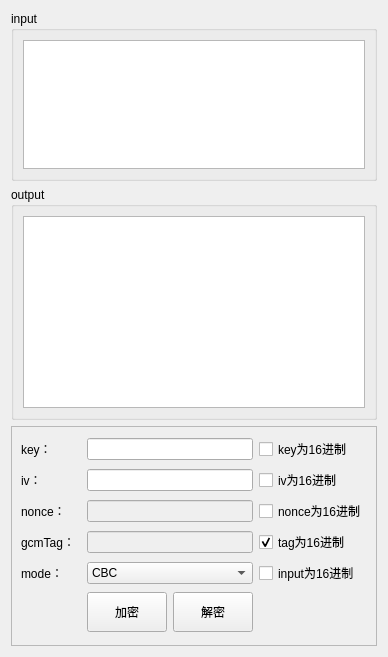
          <widget class="QWidget" name="tab_11">
           <attribute name="title">
            <string>aes</string>
           </attribute>
           <layout class="QGridLayout" name="gridLayout_58">
            <item row="0" column="0">
             <widget class="QGroupBox" name="groupBox_33">
              <property name="minimumSize">
               <size>
                <width>0</width>
                <height>170</height>
               </size>
              </property>
              <property name="maximumSize">
               <size>
                <width>16777215</width>
                <height>170</height>
               </size>
              </property>
              <property name="title">
               <string>input</string>
              </property>
              <layout class="QGridLayout" name="gridLayout_57">
               <item row="0" column="0">
                <widget class="QPlainTextEdit" name="txtaes_input"/>
               </item>
              </layout>
             </widget>
            </item>
            <item row="1" column="0">
             <widget class="QGroupBox" name="groupBox_32">
              <property name="maximumSize">
               <size>
                <width>16777215</width>
                <height>16777215</height>
               </size>
              </property>
              <property name="title">
               <string>output</string>
              </property>
              <layout class="QGridLayout" name="gridLayout_56">
               <item row="0" column="0">
                <widget class="QPlainTextEdit" name="txtaes_output">
                 <property name="readOnly">
                  <bool>true</bool>
                 </property>
                </widget>
               </item>
              </layout>
             </widget>
            </item>
            <item row="2" column="0">
             <widget class="QFrame" name="frame_13">
              <property name="minimumSize">
               <size>
                <width>0</width>
                <height>220</height>
               </size>
              </property>
              <property name="maximumSize">
               <size>
                <width>16777215</width>
                <height>260</height>
               </size>
              </property>
              <property name="frameShape">
               <enum>QFrame::StyledPanel</enum>
              </property>
              <property name="frameShadow">
               <enum>QFrame::Raised</enum>
              </property>
              <layout class="QGridLayout" name="gridLayout_55">
               <item row="0" column="0">
                <widget class="QLabel" name="label_9">
                 <property name="minimumSize">
                  <size>
                   <width>60</width>
                   <height>0</height>
                  </size>
                 </property>
                 <property name="maximumSize">
                  <size>
                   <width>100</width>
                   <height>16777215</height>
                  </size>
                 </property>
                 <property name="text">
                  <string>key：</string>
                 </property>
                </widget>
               </item>
               <item row="0" column="1">
                <widget class="QLineEdit" name="txtaes_key"/>
               </item>
               <item row="0" column="2">
                <widget class="QCheckBox" name="chkaes_key_ishex">
                 <property name="text">
                  <string>key为16进制</string>
                 </property>
                </widget>
               </item>
               <item row="1" column="0">
                <widget class="QLabel" name="label_10">
                 <property name="minimumSize">
                  <size>
                   <width>60</width>
                   <height>0</height>
                  </size>
                 </property>
                 <property name="maximumSize">
                  <size>
                   <width>100</width>
                   <height>16777215</height>
                  </size>
                 </property>
                 <property name="text">
                  <string>iv：</string>
                 </property>
                </widget>
               </item>
               <item row="1" column="1">
                <widget class="QLineEdit" name="txtaes_iv"/>
               </item>
               <item row="1" column="2">
                <widget class="QCheckBox" name="chkaes_iv_ishex">
                 <property name="text">
                  <string>iv为16进制</string>
                 </property>
                </widget>
               </item>
               <item row="2" column="0">
                <widget class="QLabel" name="label_18">
                 <property name="minimumSize">
                  <size>
                   <width>60</width>
                   <height>0</height>
                  </size>
                 </property>
                 <property name="maximumSize">
                  <size>
                   <width>100</width>
                   <height>16777215</height>
                  </size>
                 </property>
                 <property name="text">
                  <string>nonce：</string>
                 </property>
                </widget>
               </item>
               <item row="2" column="1">
                <widget class="QLineEdit" name="txtaes_nonce">
                 <property name="enabled">
                  <bool>false</bool>
                 </property>
                </widget>
               </item>
               <item row="2" column="2">
                <widget class="QCheckBox" name="chkaes_nonce_ishex">
                 <property name="text">
                  <string>nonce为16进制</string>
                 </property>
                 <property name="checked">
                  <bool>false</bool>
                 </property>
                </widget>
               </item>
               <item row="3" column="0">
                <widget class="QLabel" name="label_12">
                 <property name="minimumSize">
                  <size>
                   <width>60</width>
                   <height>0</height>
                  </size>
                 </property>
                 <property name="maximumSize">
                  <size>
                   <width>100</width>
                   <height>16777215</height>
                  </size>
                 </property>
                 <property name="text">
                  <string>gcmTag：</string>
                 </property>
                </widget>
               </item>
               <item row="3" column="1">
                <widget class="QLineEdit" name="txtaes_tag">
                 <property name="enabled">
                  <bool>false</bool>
                 </property>
                </widget>
               </item>
               <item row="3" column="2">
                <widget class="QCheckBox" name="chkaes_tag_ishex">
                 <property name="text">
                  <string>tag为16进制</string>
                 </property>
                 <property name="checked">
                  <bool>true</bool>
                 </property>
                </widget>
               </item>
               <item row="4" column="0">
                <widget class="QLabel" name="label_11">
                 <property name="minimumSize">
                  <size>
                   <width>60</width>
                   <height>0</height>
                  </size>
                 </property>
                 <property name="maximumSize">
                  <size>
                   <width>100</width>
                   <height>16777215</height>
                  </size>
                 </property>
                 <property name="text">
                  <string>mode：</string>
                 </property>
                </widget>
               </item>
               <item row="4" column="1">
                <widget class="QComboBox" name="cmbaes_mode">
                 <item>
                  <property name="text">
                   <string>CBC</string>
                  </property>
                 </item>
                 <item>
                  <property name="text">
                   <string>ECB</string>
                  </property>
                 </item>
                 <item>
                  <property name="text">
                   <string>GCM</string>
                  </property>
                 </item>
                </widget>
               </item>
               <item row="4" column="2">
                <widget class="QCheckBox" name="chkaes_ishex">
                 <property name="text">
                  <string>input为16进制</string>
                 </property>
                </widget>
               </item>
               <item row="5" column="1">
                <layout class="QHBoxLayout" name="horizontalLayout_7">
                 <item>
                  <widget class="QPushButton" name="btnadler32_encrypt">
                   <property name="minimumSize">
                    <size>
                     <width>0</width>
                     <height>30</height>
                    </size>
                   </property>
                   <property name="maximumSize">
                    <size>
                     <width>120</width>
                     <height>40</height>
                    </size>
                   </property>
                   <property name="toolTip">
                    <string/>
                   </property>
                   <property name="text">
                    <string>加密</string>
                   </property>
                  </widget>
                 </item>
                 <item>
                  <widget class="QPushButton" name="btnadler32_decrypt">
                   <property name="minimumSize">
                    <size>
                     <width>0</width>
                     <height>30</height>
                    </size>
                   </property>
                   <property name="maximumSize">
                    <size>
                     <width>120</width>
                     <height>40</height>
                    </size>
                   </property>
                   <property name="toolTip">
                    <string/>
                   </property>
                   <property name="text">
                    <string>解密</string>
                   </property>
                  </widget>
                 </item>
                </layout>
               </item>
              </layout>
             </widget>
            </item>
           </layout>
          </widget>
